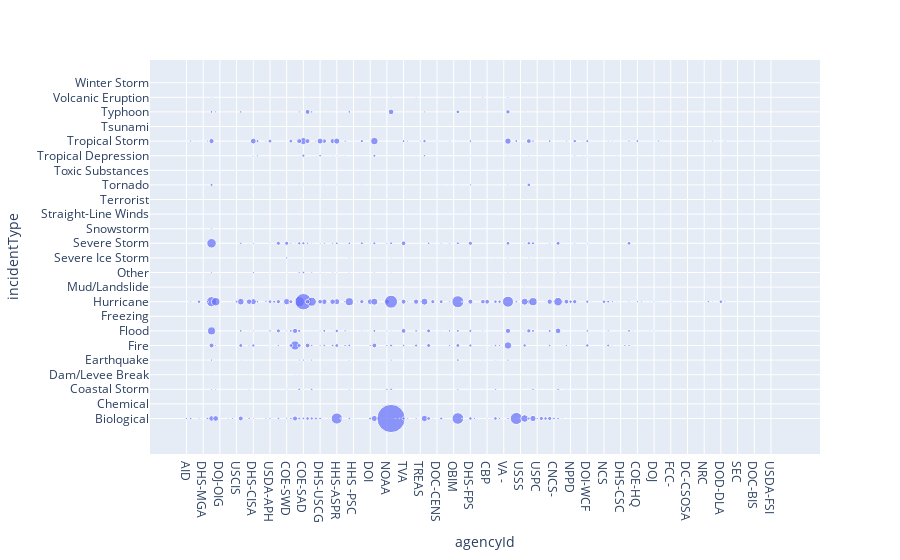

Notebook source saved alongside this figure:
### Code cell
fig = px.scatter(df.groupby(
        ['agencyId', 'incidentType']).size(       
    ).reset_index(
        name='count').sort_values(by='incidentType'),
                 x = 'agencyId',
                 y = 'incidentType',
                 size = 'count')
fig.show()

### Figure 1 — Plotly figure (JSON) as saved in the notebook; plotly's stock layout.template omitted (floating-point values rounded to 4 significant figures; data arrays with more than 128 entries replaced by an {"elided": "..."} marker saying what was removed)
{"data": [{"hovertemplate": "agencyId=%{x}<br>incidentType=%{y}<br>count=%{marker.size}<extra></extra>", "legendgroup": "", "marker": {"color": "#636efa", "size": {"elided": "736 int values"}, "sizemode": "area", "sizeref": 9.883, "symbol": "circle"}, "mode": "markers", "name": "", "orientation": "v", "showlegend": false, "type": "scatter", "x": {"elided": "736 str values"}, "xaxis": "x", "y": {"elided": "736 str values"}, "yaxis": "y"}], "layout": {"legend": {"itemsizing": "constant", "tracegroupgap": 0}, "margin": {"t": 60}, "xaxis": {"anchor": "y", "domain": [0, 1], "title": {"text": "agencyId"}}, "yaxis": {"anchor": "x", "domain": [0, 1], "title": {"text": "incidentType"}}}}
